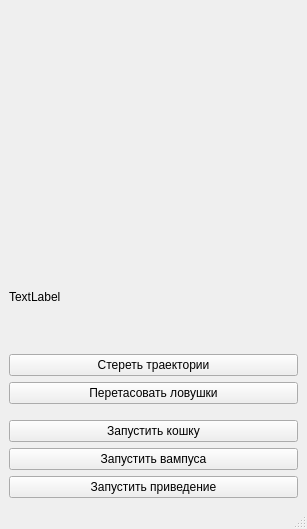
<?xml version="1.0" encoding="UTF-8"?>
<ui version="4.0">
 <class>MainWindow</class>
 <widget class="QMainWindow" name="MainWindow">
  <property name="geometry">
   <rect>
    <x>0</x>
    <y>0</y>
    <width>307</width>
    <height>529</height>
   </rect>
  </property>
  <property name="sizePolicy">
   <sizepolicy hsizetype="Preferred" vsizetype="Preferred">
    <horstretch>0</horstretch>
    <verstretch>0</verstretch>
   </sizepolicy>
  </property>
  <property name="maximumSize">
   <size>
    <width>500</width>
    <height>700</height>
   </size>
  </property>
  <property name="windowTitle">
   <string>MainWindow</string>
  </property>
  <widget class="QWidget" name="centralwidget">
   <layout class="QVBoxLayout" name="verticalLayout_3">
    <item>
     <layout class="QHBoxLayout" name="horizontalLayout">
      <item>
       <spacer name="horizontalSpacer">
        <property name="orientation">
         <enum>Qt::Horizontal</enum>
        </property>
        <property name="sizeHint" stdset="0">
         <size>
          <width>40</width>
          <height>20</height>
         </size>
        </property>
       </spacer>
      </item>
      <item>
       <widget class="Field" name="widget" native="true">
        <property name="sizePolicy">
         <sizepolicy hsizetype="Fixed" vsizetype="Fixed">
          <horstretch>0</horstretch>
          <verstretch>0</verstretch>
         </sizepolicy>
        </property>
        <property name="minimumSize">
         <size>
          <width>230</width>
          <height>230</height>
         </size>
        </property>
        <property name="baseSize">
         <size>
          <width>0</width>
          <height>0</height>
         </size>
        </property>
       </widget>
      </item>
      <item>
       <spacer name="horizontalSpacer_2">
        <property name="orientation">
         <enum>Qt::Horizontal</enum>
        </property>
        <property name="sizeHint" stdset="0">
         <size>
          <width>40</width>
          <height>20</height>
         </size>
        </property>
       </spacer>
      </item>
     </layout>
    </item>
    <item>
     <widget class="QLabel" name="label">
      <property name="sizePolicy">
       <sizepolicy hsizetype="Expanding" vsizetype="Expanding">
        <horstretch>0</horstretch>
        <verstretch>0</verstretch>
       </sizepolicy>
      </property>
      <property name="text">
       <string>TextLabel</string>
      </property>
     </widget>
    </item>
    <item>
     <layout class="QVBoxLayout" name="verticalLayout_2">
      <item>
       <widget class="QPushButton" name="btnDelTrajectories">
        <property name="text">
         <string>Стереть траектории</string>
        </property>
       </widget>
      </item>
      <item>
       <widget class="QPushButton" name="btnShuffleTraps">
        <property name="text">
         <string>Перетасовать ловушки</string>
        </property>
       </widget>
      </item>
     </layout>
    </item>
    <item>
     <spacer name="verticalSpacer">
      <property name="orientation">
       <enum>Qt::Vertical</enum>
      </property>
      <property name="sizeType">
       <enum>QSizePolicy::Fixed</enum>
      </property>
      <property name="sizeHint" stdset="0">
       <size>
        <width>20</width>
        <height>10</height>
       </size>
      </property>
     </spacer>
    </item>
    <item>
     <layout class="QVBoxLayout" name="verticalLayout">
      <item>
       <widget class="QPushButton" name="btnRunCat">
        <property name="text">
         <string>Запустить кошку</string>
        </property>
       </widget>
      </item>
      <item>
       <widget class="QPushButton" name="btnRunWumpus">
        <property name="text">
         <string>Запустить вампуса</string>
        </property>
       </widget>
      </item>
      <item>
       <widget class="QPushButton" name="btnRunGhost">
        <property name="text">
         <string>Запустить приведение</string>
        </property>
       </widget>
      </item>
     </layout>
    </item>
   </layout>
  </widget>
  <widget class="QStatusBar" name="statusbar"/>
 </widget>
 <customwidgets>
  <customwidget>
   <class>Field</class>
   <extends>QWidget</extends>
   <header>field.h</header>
   <container>1</container>
  </customwidget>
 </customwidgets>
 <resources/>
 <connections/>
</ui>
